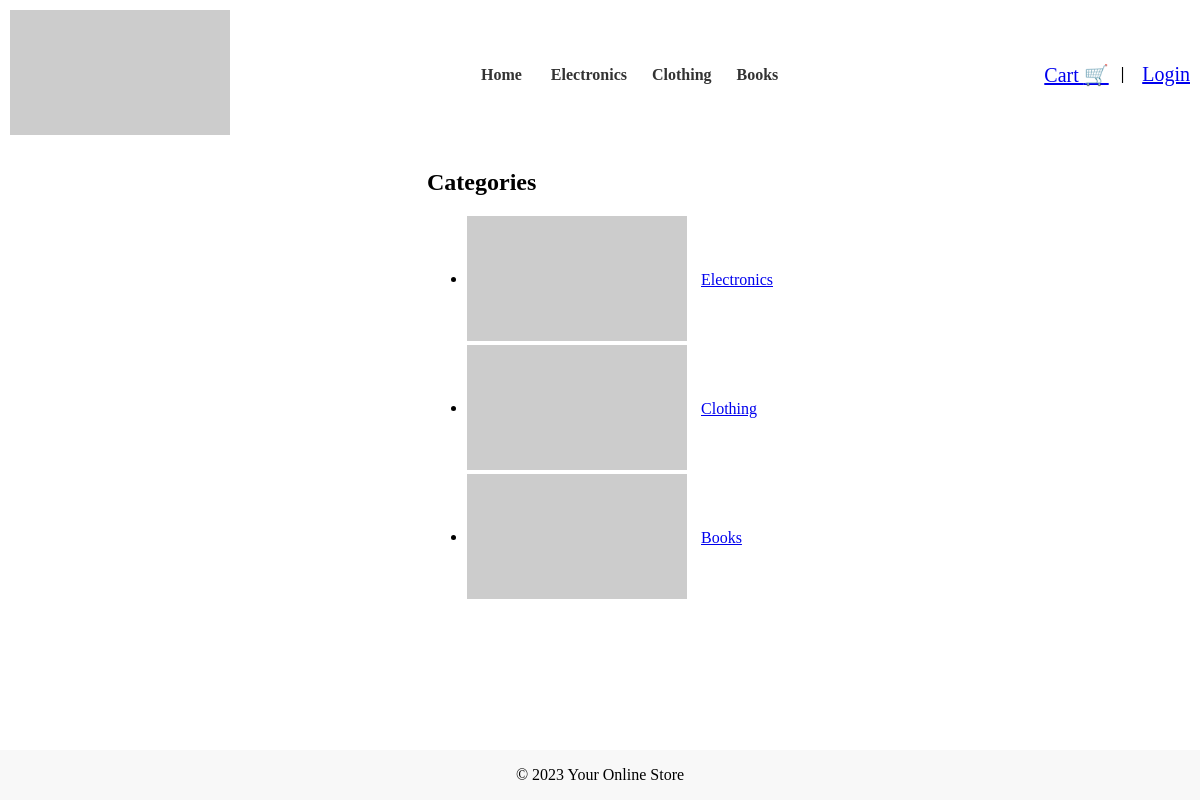
The page / on the database its author committed.
### tables this page shows
CREATE TABLE `categories` (
  `category_id` int(11) NOT NULL,
  `category_name` varchar(255) NOT NULL
);

### index.php (called while the page is built)
<?php include_once(__DIR__ . '/includes/header.php'); ?>
<?php include_once(__DIR__ . '/pages/categories.php'); ?>
<?php include_once(__DIR__ . '/includes/footer.php'); ?>

### pages/categories.php (the view, shortened to what this page needs)
<?php require_once(__DIR__ . '../../database/db.php'); ?>
<?php include_once(__DIR__ . '/../includes/header.php'); ?>
<main>
    <section class="categories">
        <div class="container">
            <h2>Categories</h2>
            <ul>
                <?php
                $sql = "SELECT * FROM categories";
                $result = $conn->query($sql);
                if ($result->num_rows > 0) {
                    while ($row = $result->fetch_assoc()) {
                        $categoryId = $row['category_id'];
                        $categoryName = $row['category_name'];
                        echo "<li>
  <span class='logo'><img src='https://dummyimage.com/220x125/000/fff' alt='Logo'></span>
  <a href='pages/category.php?category=$categoryId'>$categoryName</a>
</li>";
                    }
                } else {
                    echo "<li>No categories available</li>";
                }
                ?>
            </ul>
        </div>
    </section>
</main>
<?php include_once(__DIR__ . '/../includes/footer.php'); ?>

### includes/header.php (shortened to what this page needs)
<?php require_once(__DIR__ . '../../database/db.php'); ?>
<!DOCTYPE html>
<html lang="en">
<head>
</head>
<body>
    <header>
        <link rel="stylesheet" href="/online-store/assets/css/navbar.css">
        <span class="logo"><img src="https://dummyimage.com/220x125/000/fff" alt="Logo"></span>
        <nav>
            <ul>
                <li><a href="/online-store/index.php">Home</a></li>
                <?php
                $sql = "SELECT * FROM categories";
                $result = $conn->query($sql);
                if ($result->num_rows > 0) {
                    while ($row = $result->fetch_assoc()) {
                        $categoryId = $row['category_id'];
                        $categoryName = $row['category_name'];
                        echo "<li><a href='/online-store/pages/category.php?category=$categoryId'>$categoryName</a></li>";
                    }
                } else {
                    echo "<li>No categories available</li>";
                }
                ?>
            </ul>
        </nav>
        <div>
            <?php
            $cartItemCount = 0;
            if (isset($_SESSION['cart']) && is_array($_SESSION['cart'])) {
                $cartItemCount = count($_SESSION['cart']);
            } else {
                $cartItemCount = 0;
            }
            $cartItemCountStr = $cartItemCount > 0 ? '(' . $cartItemCount . ' elements in the cart)' : '';
            echo "<a class='cart-icon' href='/online-store/pages/view_cart.php'>Cart <span class='cart-icon'>🛒</span>$cartItemCountStr</a>&nbsp;&nbsp;";
            if (isset($_SESSION['user']['user_id'])) {
                echo "&nbsp;<strong>|</strong>&nbsp;
                        <a class='cart-icon' href='/online-store/pages/logout.php'>Logout</a>";
            } else {
                echo "&nbsp;<strong>|</strong>&nbsp;
                        <a class='cart-icon' href='/online-store/pages/login.php'>Login</a>";
            }
            ?>
        </div>
    </header>

### assets/css/navbar.css (style rules this page uses)
header { display: flex; justify-content: space-between; align-items: center; padding: 10px; }
nav ul { list-style: none; padding: 0; margin: 0; text-align: center; }
nav li { display: inline-block; margin-right: 15px; }
nav a { text-decoration: none; color: #333; font-weight: bold; font-size: 16px; }
.cart-icon { font-size: 20px; }

### assets/css/footer.css (style rules this page uses)
body { margin: 0; padding: 0; min-height: 100vh; position: relative; }

### pages/categories.php (style rules this page uses)
.container { margin: auto; display: table; }
.categories { width: 100% !important; }
.logo { display: inline-block; vertical-align: middle; }
a { display: inline-block; vertical-align: middle; margin-left: 10px; }

### rows shown on the page
categories: category_name "Electronics"
categories: category_name "Clothing"
categories: category_name "Books"
